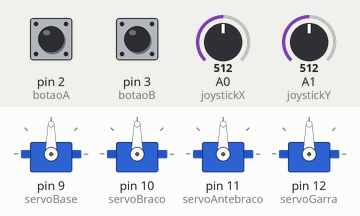
Recording of a sketch running on a simulated Arduino Uno, built with avr-gcc and run on an emulated ATmega328P. On the bench: 4 × servo. The inputs (shaded band) are chosen by the test bench; at power-on: A0 (joystickX) = 512, pin 2 (botaoA) HIGH, pin 3 (botaoB) HIGH, A1 (joystickY) = 512.

Above: at 1.7 s.
1.8 s: A0 (joystickX) set to 693
3.3 s: A0 (joystickX) set to 717
At 6.0 s:
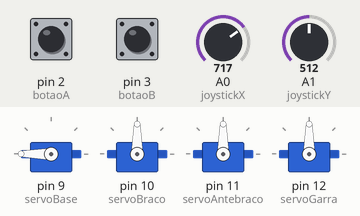
6.3 s: pin 2 (botaoA) pulled LOW for 1 s
At 8.0 s:
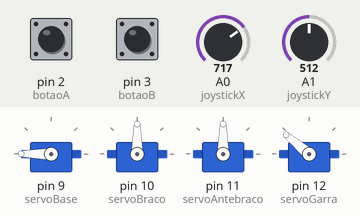
9.3 s: pin 3 (botaoB) pulled LOW for 3.2 s
At 13.0 s:
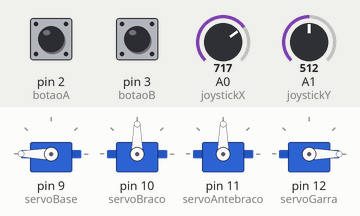
14.0 s: A1 (joystickY) set to 691
15.5 s: A1 (joystickY) set to 714
At 17.6 s:
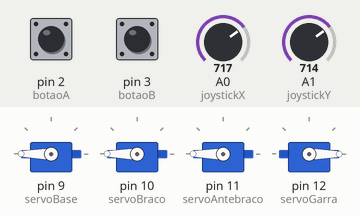
Timing chart, 0 to 19.1 s (numbered marks = the images above; inputs shaded):
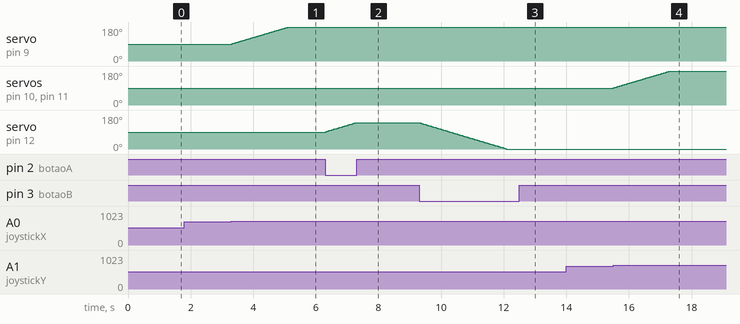

Measured:
- the behaviour switches between 700 and 701 on A0 (joystickX) (found by bisection; images 0 and 1)
- the behaviour switches between 700 and 701 on A1 (joystickY) (found by bisection; images 3 and 4)
- after the input at 1.8 s, every drawn part: stays the same
- after the input at 3.3 s, servo on pin 9 (servoBase): moves from 90° to 180° over 1.8 s, starting at once
- after the input at 6.3 s, servo on pin 12 (servoGarra): moves from 90° to 140° over 0.97 s, starting at once
- after the input at 9.3 s, servo on pin 12 (servoGarra): moves from 140° to 0° over 2.8 s, starting at once
- after the input at 14.0 s, every drawn part: stays the same
- after the input at 15.5 s, servo on pin 10 (servoBraco), servo on pin 11 (servoAntebraco): moves from 90° to 180° over 1.8 s, starting at once

The sketch:

Codigo_Braco.ino
```cpp
#include <Servo.h>

// Servos
Servo servoBase;
Servo servoBraco;
Servo servoAntebraco;
Servo servoGarra;

// Joystick
const int joystickX = A0;
const int joystickY = A1;

// Botoes do Joystick Shield V1.A
const int botaoA = 2;
const int botaoB = 3;
const int botaoC = 4;
const int botaoD = 5;

// Angulos iniciais
int anguloBase = 90;
int anguloBraco = 90;
int anguloAntebraco = 90;
int anguloGarra = 90;

// Limites do joystick
const int limiteInferior = 300;
const int limiteSuperior = 700;

// Limites dos servos
const int anguloMinimo = 0;
const int anguloMaximo = 180;

// Controle da garra
const int passoGarra = 2;

void setup() {
  // Pinos dos servos
  servoBase.attach(9);
  servoBraco.attach(10);
  servoAntebraco.attach(11);
  servoGarra.attach(12);

  // Botoes com resistores pull-up internos
  pinMode(botaoA, INPUT_PULLUP);
  pinMode(botaoB, INPUT_PULLUP);
  pinMode(botaoC, INPUT_PULLUP);
  pinMode(botaoD, INPUT_PULLUP);

  // Posicoes iniciais
  servoBase.write(anguloBase);
  servoBraco.write(anguloBraco);
  servoAntebraco.write(anguloAntebraco);
  servoGarra.write(anguloGarra);

  delay(500);
}

void loop() {
  int X = analogRead(joystickX);
  int Y = analogRead(joystickY);

  // =================================
  // BASE - D9 - EIXO X
  // =================================

  if (X < limiteInferior) {
    if (anguloBase > anguloMinimo) {
      anguloBase--;
      servoBase.write(anguloBase);
    }
  }
  else if (X > limiteSuperior) {
    if (anguloBase < anguloMaximo) {
      anguloBase++;
      servoBase.write(anguloBase);
    }
  }

  // =================================
  // BRACO - D10 - EIXO Y
  // =================================

  if (Y > limiteSuperior) {
    if (anguloBraco < anguloMaximo) {
      anguloBraco++;
      servoBraco.write(anguloBraco);
    }
  }
  else if (Y < limiteInferior) {
    if (anguloBraco > anguloMinimo) {
      anguloBraco--;
      servoBraco.write(anguloBraco);
    }
  }

  // =================================
  // ANTEBRACO - D11 - EIXO Y
  // =================================

  if (Y > limiteSuperior) {
    if (anguloAntebraco < anguloMaximo) {
      anguloAntebraco++;
      servoAntebraco.write(anguloAntebraco);
    }
  }
  else if (Y < limiteInferior) {
    if (anguloAntebraco > anguloMinimo) {
      anguloAntebraco--;
      servoAntebraco.write(anguloAntebraco);
    }
  }

  // =================================
  // GARRA - D12 - BOTOES A E B
  // =================================

  // Botao A: fecha a garra
  if (digitalRead(botaoA) == LOW) {
    if (anguloGarra < anguloMaximo) {
      anguloGarra += passoGarra;

      if (anguloGarra > anguloMaximo) {
        anguloGarra = anguloMaximo;
      }

      servoGarra.write(anguloGarra);
    }
    delay(20);
  }

  // Botao B: abre a garra
  if (digitalRead(botaoB) == LOW) {
    if (anguloGarra > anguloMinimo) {
      anguloGarra -= passoGarra;

      if (anguloGarra < anguloMinimo) {
        anguloGarra = anguloMinimo;
      }

      servoGarra.write(anguloGarra);
    }
    delay(20);
  }

  delay(20);
}
```
